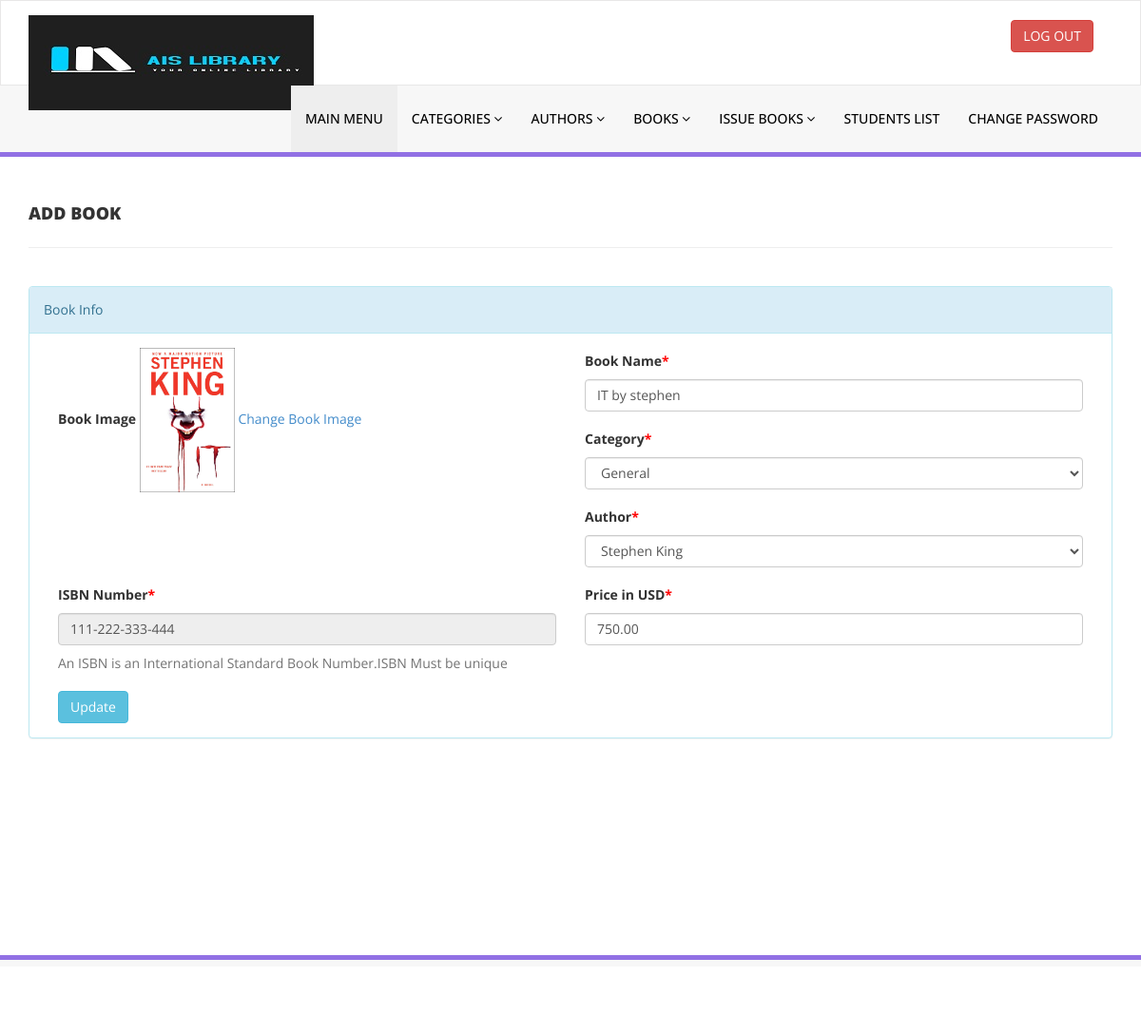
Screenshot of /admin/edit-book.php?bookid=1 (signed in) with the database file from the repository.
### tables this page shows
CREATE TABLE IF NOT EXISTS `tblbooks` (
  `id` int NOT NULL AUTO_INCREMENT,
  `BookName` varchar(255) DEFAULT NULL,
  `CatId` int DEFAULT NULL,
  `AuthorId` int DEFAULT NULL,
  `ISBNNumber` varchar(25) DEFAULT NULL,
  `BookPrice` decimal(10,2) DEFAULT NULL,
  `bookImage` varchar(250) NOT NULL,
  `isIssued` int DEFAULT NULL,
  `RegDate` timestamp NULL DEFAULT CURRENT_TIMESTAMP,
  `UpdationDate` timestamp NULL DEFAULT NULL ON UPDATE CURRENT_TIMESTAMP,
  PRIMARY KEY (`id`)
);

CREATE TABLE IF NOT EXISTS `tblcategory` (
  `id` int NOT NULL AUTO_INCREMENT,
  `CategoryName` varchar(150) DEFAULT NULL,
  `Status` int DEFAULT NULL,
  `CreationDate` timestamp NULL DEFAULT CURRENT_TIMESTAMP,
  `UpdationDate` timestamp NULL DEFAULT '0000-00-00 00:00:00' ON UPDATE CURRENT_TIMESTAMP,
  PRIMARY KEY (`id`)
);

CREATE TABLE IF NOT EXISTS `tblauthors` (
  `id` int NOT NULL AUTO_INCREMENT,
  `AuthorName` varchar(159) DEFAULT NULL,
  `creationDate` timestamp NULL DEFAULT CURRENT_TIMESTAMP,
  `UpdationDate` timestamp NULL DEFAULT NULL ON UPDATE CURRENT_TIMESTAMP,
  PRIMARY KEY (`id`)
);

### admin/edit-book.php (the view, shortened to what this page needs)
<?php
include('includes/config.php');
if(strlen($_SESSION['alogin'])==0)
    {
header('location:index.php');
}
else{
?>
<!DOCTYPE html>
<html xmlns="http://www.w3.org/1999/xhtml">
<head>
    <link href="assets/css/bootstrap.css" rel="stylesheet" />
    <link href="assets/css/font-awesome.css" rel="stylesheet" />
    <link href="assets/css/style.css" rel="stylesheet" />
</head>
<body>
<?php include('includes/header.php');?>
    <div class="content-wrapper">
         <div class="container">
        <div class="row pad-botm">
            <div class="col-md-12">
                <h4 class="header-line">Add Book</h4>
                            </div>
</div>
<div class="row">
<div class="col-md12 col-sm-12 col-xs-12">
<div class="panel panel-info">
<div class="panel-heading">
Book Info
</div>
<div class="panel-body">
<form role="form" method="post">
<?php
$bookid=intval($_GET['bookid']);
$sql = "SELECT tblbooks.BookName,tblcategory.CategoryName,tblcategory.id as cid,tblauthors.AuthorName,tblauthors.id as athrid,tblbooks.ISBNNumber,tblbooks.BookPrice,tblbooks.id as bookid,tblbooks.bookImage from  tblbooks join tblcategory on tblcategory.id=tblbooks.CatId join tblauthors on tblauthors.id=tblbooks.AuthorId where tblbooks.id=:bookid";
$query = $dbh -> prepare($sql);
$query->bindParam(':bookid',$bookid,PDO::PARAM_STR);
$query->execute();
$results=$query->fetchAll(PDO::FETCH_OBJ);
if($query->rowCount() > 0)
{
foreach($results as $result)
{               ?>
<div class="col-md-6">
<div class="form-group">
<label>Book Image</label>
<img src="bookimg/<?php echo htmlentities($result->bookImage);?>" width="100">
<a href="change-bookimg.php?bookid=<?php echo htmlentities($result->bookid);?>">Change Book Image</a>
</div></div>
<div class="col-md-6">
<div class="form-group">
<label>Book Name<span style="color:red;">*</span></label>
<input class="form-control" type="text" name="bookname" value="<?php echo htmlentities($result->BookName);?>" required />
</div></div>
<div class="col-md-6">
<div class="form-group">
<label> Category<span style="color:red;">*</span></label>
<select class="form-control" name="category" required="required">
<option value="<?php echo htmlentities($result->cid);?>"> <?php echo htmlentities($catname=$result->CategoryName);?></option>
</select>
</div></div>
<div class="col-md-6">
<div class="form-group">
<label> Author<span style="color:red;">*</span></label>
<select class="form-control" name="author" required="required">
<option value="<?php echo htmlentities($result->athrid);?>"> <?php echo htmlentities($athrname=$result->AuthorName);?></option>
</select>
</div></div>
<div class="col-md-6">
<div class="form-group">
<label>ISBN Number<span style="color:red;">*</span></label>
<input class="form-control" type="text" name="isbn" value="<?php echo htmlentities($result->ISBNNumber);?>"  readonly />
<p class="help-block">An ISBN is an International Standard Book Number.ISBN Must be unique</p>
</div></div>
<div class="col-md-6">
 <div class="form-group">
 <label>Price in USD<span style="color:red;">*</span></label>
 <input class="form-control" type="text" name="price" value="<?php echo htmlentities($result->BookPrice);?>"   required="required" />
 </div></div>
 <?php }} ?><div class="col-md-12">
<button type="submit" name="update" class="btn btn-info">Update </button></div>
                                    </form>
                            </div>
                        </div>
                            </div>
        </div>
    </div>
    </div>
  <?php include('includes/footer.php');?>
</body>
</html>
<?php } ?>

### admin/assets/css/style.css (style rules this page uses)
.content-wrapper { margin-top: 40px; min-height:800px; padding-bottom:90px; }
.header-line { font-weight:900; padding-bottom:25px; border-bottom:1px solid #eeeeee; text-transform:uppercase; }
.pad-botm { padding-bottom:30px; }

### rows the page displays
tblbooks: bookImage (picture), bookname "IT by stephen", category "General", author "Stephen King", isbn "111-222-333-444", price "750.00"
